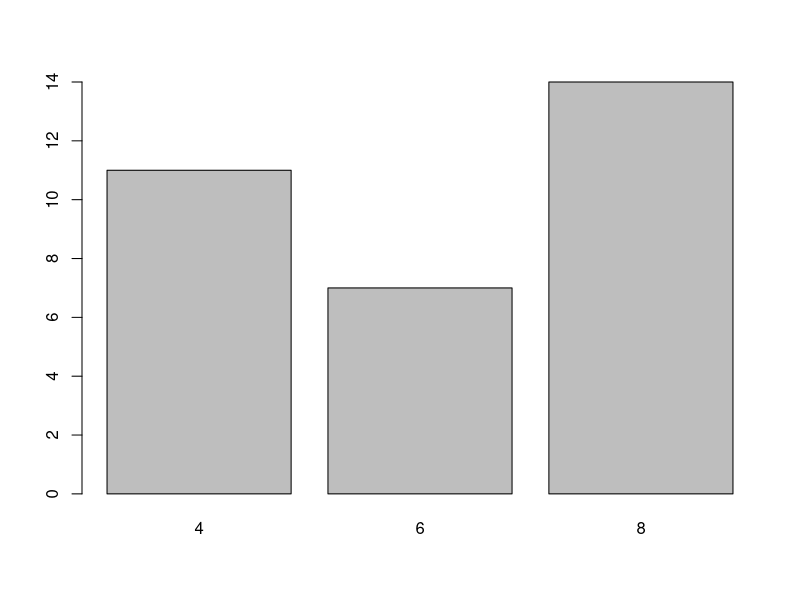
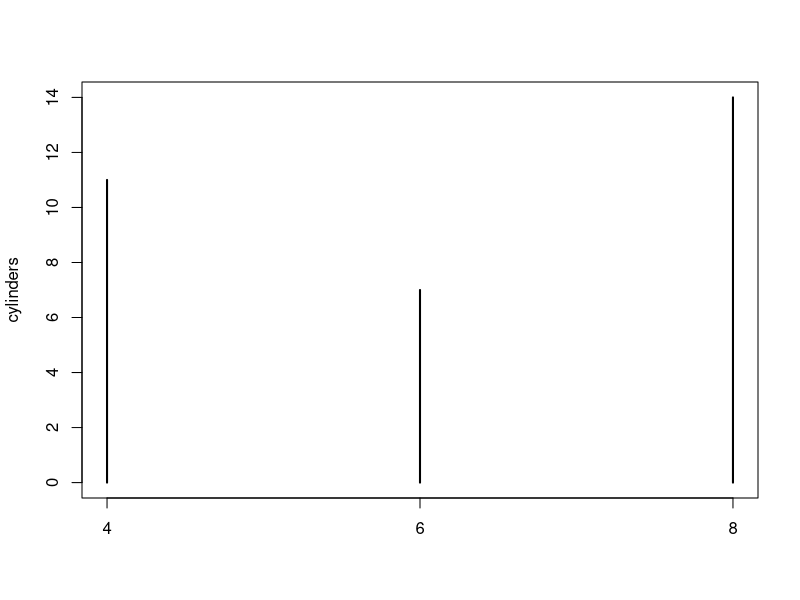

Generate these figures, in order, with R:
library(datasets)

# Load Data
?mtcars
head(mtcars)

cylinders <- table(mtcars$cyl) # create a table
barplot(cylinders) # bar chart
plot(cylinders) # default X-Y plot (lines)


